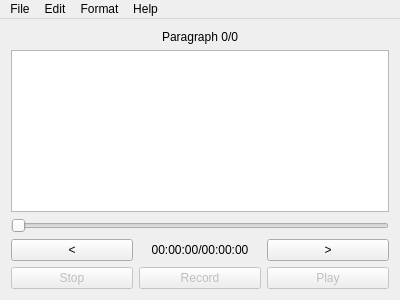
<?xml version="1.0" encoding="UTF-8"?>
<ui version="4.0">
 <class>NarrativeDirector</class>
 <widget class="QMainWindow" name="NarrativeDirector">
  <property name="geometry">
   <rect>
    <x>0</x>
    <y>0</y>
    <width>400</width>
    <height>300</height>
   </rect>
  </property>
  <property name="windowTitle">
   <string>NarrativeDirector</string>
  </property>
  <widget class="QWidget" name="centralWidget">
   <layout class="QGridLayout" name="gridLayout">
    <item row="4" column="0">
     <widget class="QPushButton" name="stopBtn">
      <property name="enabled">
       <bool>false</bool>
      </property>
      <property name="text">
       <string>Stop</string>
      </property>
     </widget>
    </item>
    <item row="0" column="1">
     <widget class="QLabel" name="prgLbl">
      <property name="text">
       <string>Paragraph 0/0</string>
      </property>
      <property name="alignment">
       <set>Qt::AlignCenter</set>
      </property>
     </widget>
    </item>
    <item row="3" column="2">
     <widget class="QPushButton" name="nextBtn">
      <property name="enabled">
       <bool>true</bool>
      </property>
      <property name="text">
       <string>&gt;</string>
      </property>
     </widget>
    </item>
    <item row="4" column="1">
     <widget class="QPushButton" name="recordBtn">
      <property name="enabled">
       <bool>false</bool>
      </property>
      <property name="text">
       <string>Record</string>
      </property>
     </widget>
    </item>
    <item row="1" column="0" colspan="3">
     <widget class="QPlainTextEdit" name="prgText">
      <property name="readOnly">
       <bool>true</bool>
      </property>
     </widget>
    </item>
    <item row="3" column="1">
     <widget class="QLabel" name="timeLbl">
      <property name="text">
       <string>00:00:00/00:00:00</string>
      </property>
      <property name="alignment">
       <set>Qt::AlignCenter</set>
      </property>
     </widget>
    </item>
    <item row="4" column="2">
     <widget class="QPushButton" name="playBtn">
      <property name="enabled">
       <bool>false</bool>
      </property>
      <property name="text">
       <string>Play</string>
      </property>
     </widget>
    </item>
    <item row="3" column="0">
     <widget class="QPushButton" name="backBtn">
      <property name="enabled">
       <bool>true</bool>
      </property>
      <property name="text">
       <string>&lt;</string>
      </property>
     </widget>
    </item>
    <item row="2" column="0" colspan="3">
     <widget class="QSlider" name="playbackSldr">
      <property name="orientation">
       <enum>Qt::Horizontal</enum>
      </property>
     </widget>
    </item>
   </layout>
  </widget>
  <widget class="QMenuBar" name="menuBar">
   <property name="geometry">
    <rect>
     <x>0</x>
     <y>0</y>
     <width>400</width>
     <height>21</height>
    </rect>
   </property>
   <widget class="QMenu" name="menuFile">
    <property name="title">
     <string>File</string>
    </property>
    <addaction name="separator"/>
    <addaction name="actionOpen"/>
    <addaction name="separator"/>
    <addaction name="actionSave"/>
    <addaction name="actionExport_Parts_File"/>
    <addaction name="separator"/>
    <addaction name="actionQuit"/>
   </widget>
   <widget class="QMenu" name="menuHelp">
    <property name="title">
     <string>Help</string>
    </property>
    <addaction name="actionAbout_Narrative_Director"/>
   </widget>
   <widget class="QMenu" name="menuEdit">
    <property name="title">
     <string>Edit</string>
    </property>
    <addaction name="actionGo_To"/>
    <addaction name="actionPreferences"/>
   </widget>
   <widget class="QMenu" name="menuFormat">
    <property name="title">
     <string>Format</string>
    </property>
    <addaction name="actionSimplify"/>
   </widget>
   <addaction name="menuFile"/>
   <addaction name="menuEdit"/>
   <addaction name="menuFormat"/>
   <addaction name="menuHelp"/>
  </widget>
  <action name="actionOpen">
   <property name="text">
    <string>Open Project</string>
   </property>
   <property name="shortcut">
    <string>Ctrl+O</string>
   </property>
  </action>
  <action name="actionSave">
   <property name="text">
    <string>Save Project</string>
   </property>
   <property name="shortcut">
    <string>Ctrl+S</string>
   </property>
  </action>
  <action name="actionQuit">
   <property name="text">
    <string>Quit</string>
   </property>
   <property name="shortcut">
    <string>Ctrl+Q</string>
   </property>
  </action>
  <action name="actionAbout_Narrative_Director">
   <property name="text">
    <string>About Narrative Director</string>
   </property>
  </action>
  <action name="actionPreferences">
   <property name="text">
    <string>Preferences</string>
   </property>
  </action>
  <action name="actionExport_Parts_File">
   <property name="text">
    <string>Export Parts File</string>
   </property>
  </action>
  <action name="actionSimplify">
   <property name="checkable">
    <bool>true</bool>
   </property>
   <property name="text">
    <string>Simplify</string>
   </property>
  </action>
  <action name="actionGo_To">
   <property name="text">
    <string>Go To</string>
   </property>
   <property name="shortcut">
    <string>Ctrl+G</string>
   </property>
  </action>
 </widget>
 <layoutdefault spacing="6" margin="11"/>
 <resources/>
 <connections>
  <connection>
   <sender>actionQuit</sender>
   <signal>triggered()</signal>
   <receiver>NarrativeDirector</receiver>
   <slot>close()</slot>
   <hints>
    <hint type="sourcelabel">
     <x>-1</x>
     <y>-1</y>
    </hint>
    <hint type="destinationlabel">
     <x>199</x>
     <y>149</y>
    </hint>
   </hints>
  </connection>
 </connections>
</ui>
